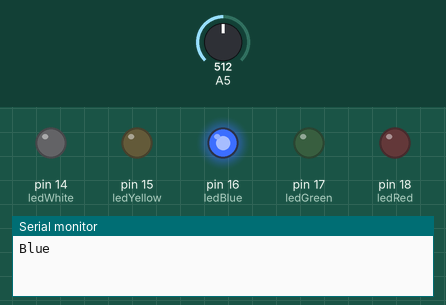
A sketch run on a simulated Arduino Uno, built with avr-gcc and run on an emulated ATmega328P. On the bench: output pins drawn as LEDs (lit = HIGH), the last lines printed to the serial monitor. The test bench sets the inputs (shaded band); at power-on: A5 = 512.

Above: at 0.5 s.
At 1.5 s:
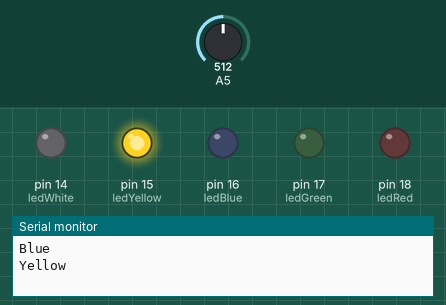
At 2.5 s:
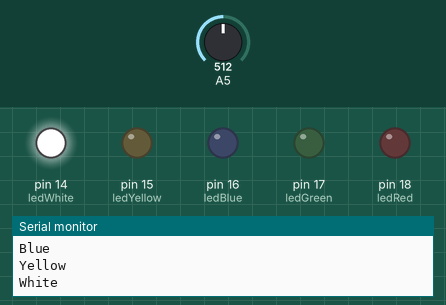
At 3.5 s:
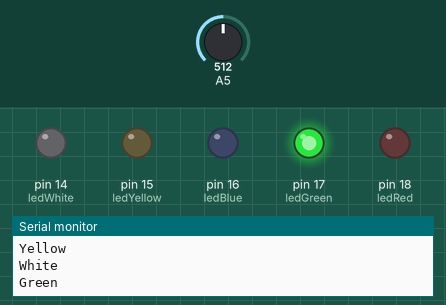
At 4.5 s:
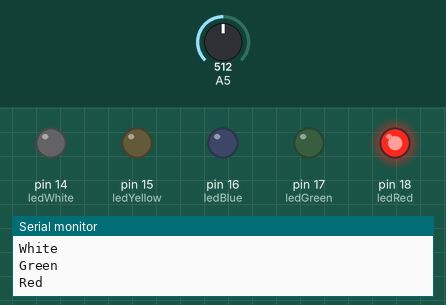
Timing chart, 0 to 6.5 s (numbered marks = the images above):
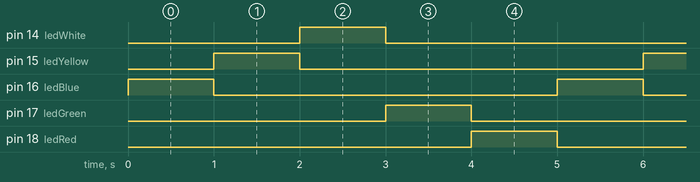

Measured:
- by itself, pin 14 (ledWhite), pin 15 (ledYellow), pin 16 (ledBlue), pin 17 (ledGreen), pin 18 (ledRed): alternates HIGH for 1.0 s and LOW for 4.0 s
- by itself, everything shown: repeats every 5.0 s, in 5 steps

The sketch:

LightChainV2.ino
```cpp
int mode = 0;
int ledWhite = 14;
int ledYellow = 15;
int ledBlue = 16;
int ledGreen = 17;
int ledRed = 18;
int switchButton = 19;
int value = 1;
int delayVal = 1000;

void setup() {
  pinMode(ledWhite, OUTPUT);
  pinMode(ledYellow, OUTPUT);
  pinMode(ledBlue, OUTPUT);
  pinMode(ledGreen, OUTPUT);
  pinMode(ledRed, OUTPUT);
  Serial.begin(9600);
}

void loop() {
  int voltage = analogRead(A5);

  if (voltage > 1000) {
    if (mode = 0) {
      mode = 1;
    } else if (mode == 1) {
      mode = 2;
    } else if (mode == 2) {
      mode = 3;
    } else if (mode == 3) {
      mode = 4;
    }
  }

  switch (mode) {
    case 0:
      chainForward();
      break;
    case 1:
      break;
    default:
      break;
  }

}

void chainForward() {
  showBlue();
  showYellow();
  showWhite();
  showGreen();
  showRed();


}

void showRed() {
  Serial.println("Red");
  digitalWrite(ledWhite, LOW);
  digitalWrite(ledYellow, LOW);
  digitalWrite(ledBlue, LOW);
  digitalWrite(ledGreen, LOW);
  digitalWrite(ledRed, HIGH);
  delay(delayVal);
}

void showGreen() {
  Serial.println("Green");
  digitalWrite(ledWhite, LOW);
  digitalWrite(ledYellow, LOW);
  digitalWrite(ledBlue, LOW);
  digitalWrite(ledGreen, HIGH);
  digitalWrite(ledRed, LOW);
  delay(delayVal);
}

void showWhite() {
  Serial.println("White");
  digitalWrite(ledWhite, HIGH);
  digitalWrite(ledYellow, LOW);
  digitalWrite(ledBlue, LOW);
  digitalWrite(ledGreen, LOW);
  digitalWrite(ledRed, LOW);
  delay(delayVal);
}

void showYellow() {
  Serial.println("Yellow");
  digitalWrite(ledWhite, LOW);
  digitalWrite(ledYellow, HIGH);
  digitalWrite(ledBlue, LOW);
  digitalWrite(ledGreen, LOW);
  digitalWrite(ledRed, LOW);
  delay(delayVal);
}

void showBlue() {
  Serial.println("Blue");
  digitalWrite(ledWhite, LOW);
  digitalWrite(ledYellow, LOW);
  digitalWrite(ledBlue, HIGH);
  digitalWrite(ledGreen, LOW);
  digitalWrite(ledRed, LOW);
  delay(delayVal);
}
```
